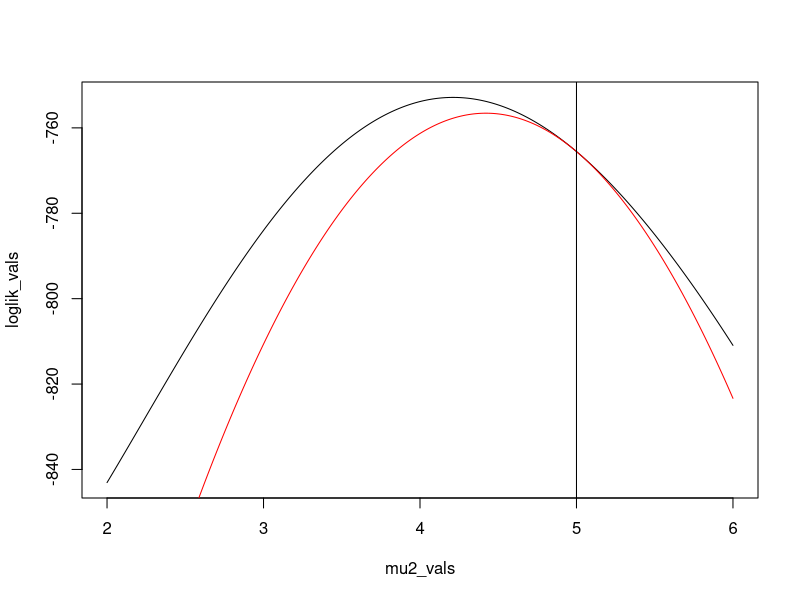

Source code (R): (Note: this script raises an error after producing the figure.)


compute_loglik <- function(x, lambda, mu, sigma){
  
  indiv_logliks <- rep(0, length(x))
  for(i in 1:length(lambda)){
    indiv_logliks <- indiv_logliks + dnorm(x, mean=mu[i], sd=sigma[i]) *lambda[i]
  }
  
  sum(log(indiv_logliks))
}

compute_q <- function(x, lambda, mu, sigma, probs){
  sum(probs*log(lambda[2]*dnorm(x, mean=mu[2], sd=sigma[2])) + 
    (1-probs)*log(lambda[1]*dnorm(x, mean=mu[1], sd=sigma[1]))) - 
    sum(probs*log(probs)) - sum((1-probs)*log(1-probs))
}


calc_probs <- function(x, lambda, mu, sigma){
  (lambda[2] * dnorm(x, mu[2], sigma[2]))/(
    lambda[2] * dnorm(x, mu[2], sigma[2]) + lambda[1] * dnorm(x, mu[1], sigma[1])
  )
}

update_mu <- function(x, probs){
  mu1 <- sum(x*(1-probs))/sum(1-probs)
  mu2 <- sum(x*probs)/sum(probs)
  return(c(mu1, mu2))
}


n <- 300
group_lambda <- c(0.75, 0.25)
group_mu <- c(0, 4)
group_sd <- c(1, 1)

z <- sample(c(1, 2), n, replace=T, prob=group_lambda)
x <- rnorm(n, mean=group_mu[z], sd=group_sd[z])


lambda <- c(0.5, 0.5)
mu <- c(1, 5)
sigma <- c(1, 1)



probs <- calc_probs(x, lambda, mu, sigma)



mu2_vals <- seq(2, 6, 0.01)

loglik_vals <- sapply(mu2_vals, 
                      function(mu2){compute_loglik(x, lambda, c(1, mu2), sigma)})

q_vals <- sapply(mu2_vals, 
                 function(mu2){compute_q(x, lambda, c(1, mu2), sigma, probs)})


plot(mu2_vals, loglik_vals, type="l")
lines(mu2_vals, q_vals, col="red")

abline(v = 5)
abline(v = new_mu[2])


mu1_vals <- seq(-2, 2, 0.01)

loglik_vals <- sapply(mu1_vals, 
                      function(mu1){compute_loglik(x, lambda, c(mu1, 5), sigma)})

q_vals <- sapply(mu1_vals, 
                 function(mu1){compute_q(x, lambda, c(mu1, 5), sigma, probs)})


plot(mu1_vals, loglik_vals, type="l")
lines(mu1_vals, q_vals, col="red")

abline(v = 1)
abline(v = new_mu[1])
